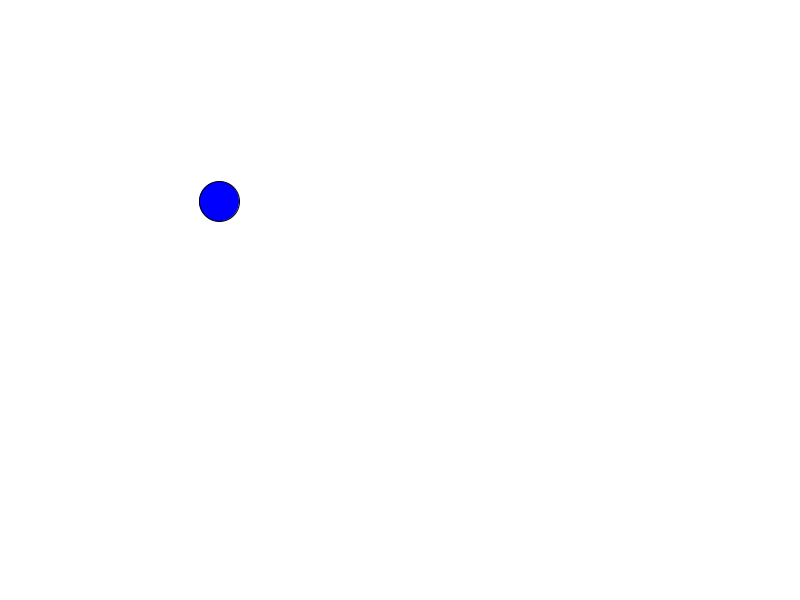
Frame 1 (no input)
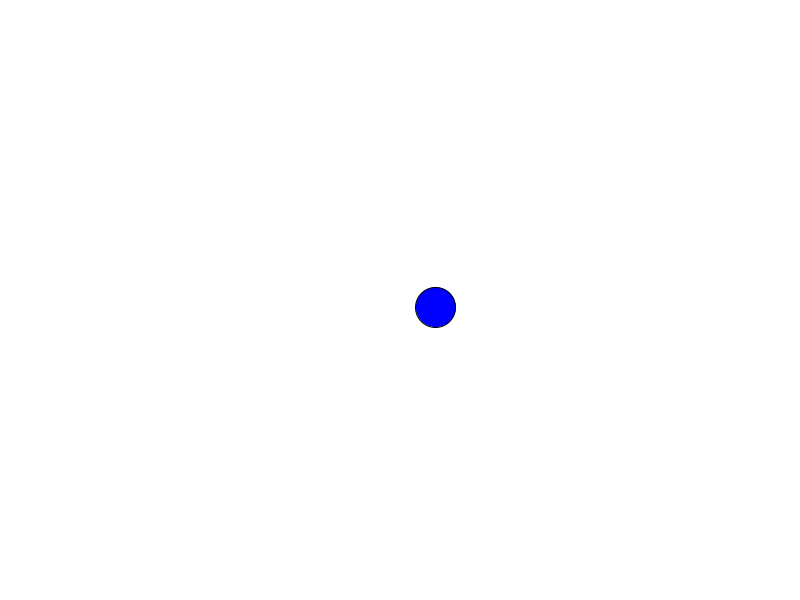
Frame 60 (the mouse pressed at the canvas centre just before this capture)
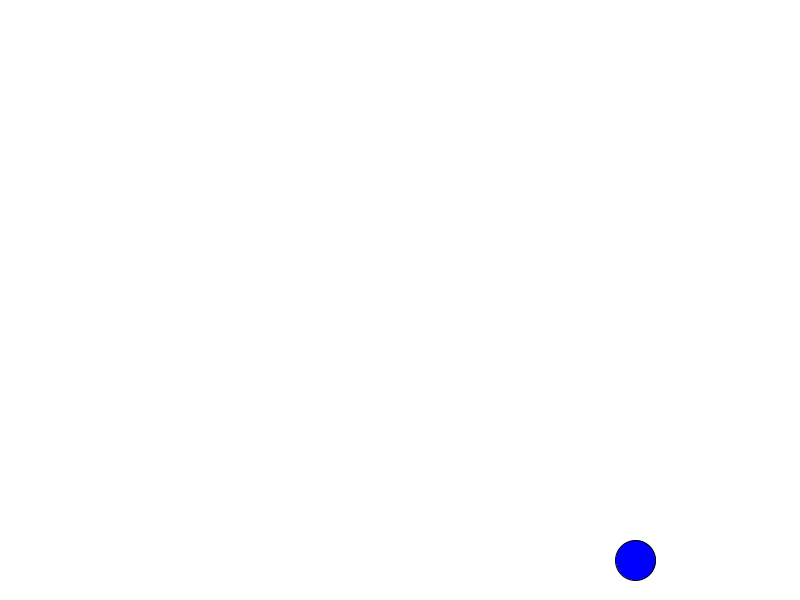
Frame 120 (the mouse held since frame 60 and released just before this capture)

The Processing sketch that drew these frames (run headless with seeded random() and noise(); from frame 60 on, the mouse is pressed at the canvas centre):

// Processing sketch: bouncing_ball
// ── bouncing_ball.pde
final int BALL_RADIUS = 20;
final float DAMPENING = 0.95;

PVector pos, vel, gravity;

float lastTime = 0;

void setup() {
  size(800, 600);
  pos = new PVector(200, 200);
  vel = new PVector(200, 0);
  gravity = new PVector(0, 150);
}

void draw(){
  background(255);
  fill(0, 0, 255);
  
  float thisTime = millis() / 1000.0;
  
  float deltaTime = thisTime - lastTime;
  lastTime = thisTime;
  
  vel.add(PVector.mult(gravity, deltaTime));
  pos.add(PVector.mult(vel, deltaTime));

  ellipseMode(RADIUS);
  ellipse(pos.x, pos.y, BALL_RADIUS, BALL_RADIUS); 
  
  if(pos.x < BALL_RADIUS || pos.x > width - BALL_RADIUS) {
    pos.x = constrain(pos.x, BALL_RADIUS, width - BALL_RADIUS);
    vel.x = -vel.x * DAMPENING; 
  }
  
  if(pos .y > height - BALL_RADIUS) {
    pos.y = height - BALL_RADIUS;
    vel.y = -vel.y * DAMPENING; 
  }
}

void keyPressed() {
  vel = PVector.mult(PVector.fromAngle(random(2 * PI)), 400);
}
